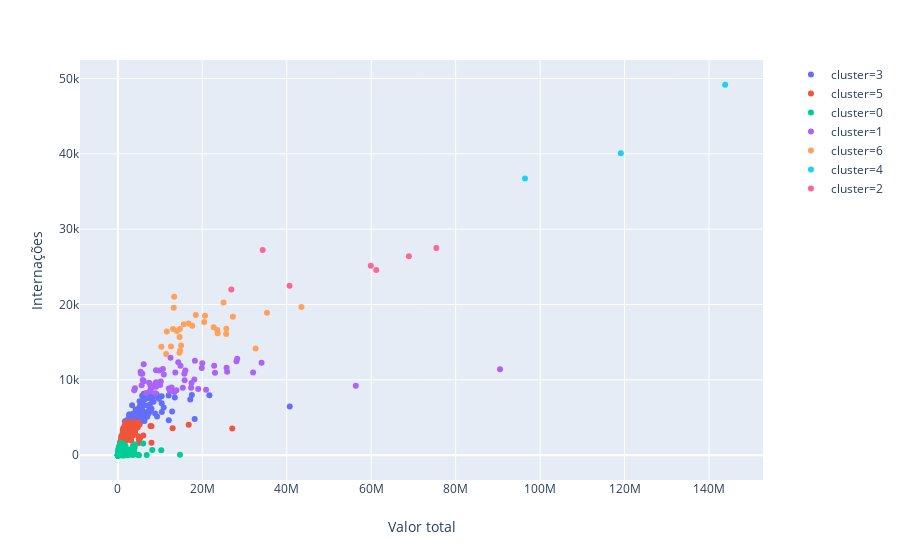

The code cell stored with this chart in its notebook:
### Code cell
var1 = 'Valor total'
var2 = 'Internações'


mask = df_hospitais_ano_g['ano']=='2018'

px.scatter(df_hospitais_ano_g[mask], x = var1, y=var2,  color='cluster', hover_name='hospital')

### Figure 1 — Plotly figure (JSON) as saved in the notebook; plotly's stock layout.template omitted (floating-point values rounded to 4 significant figures; data arrays with more than 128 entries replaced by an {"elided": "..."} marker saying what was removed)
{"data": [{"hoverlabel": {"namelength": 0}, "hovertemplate": "<b>%{hovertext}</b><br><br>cluster=3<br>Valor total=%{x}<br>Internações=%{y}", "hovertext": ["A C CAMARGO CANCER CENTER", "AME DR LUIZ ROBERTO BARRADAS BARATA SAO PAULO", "BP HOSPITAL FILANTROPICO", "CASA DE SAUDE STELLA MARIS", "CENTRO DE REF DA SAUDE DA MULHER DE R PRETO MATER", "CENTRO DE REFERENCIA DA SAUDE DA MULHER SAO PAULO", "COMPLEXO HOSPITALAR MARCIA E MARIA BRAIDO", "COMPLEXO HOSPITALAR PADRE BENTO DE GUARULHOS", "COMPLEXO HOSPITALAR PREFEITO EDIVALDO ORSI", "HCFAMEMA HOSP CLINICO CIRURGICO", "HCFAMEMA UNIDADE MATERNO INFANTIL", "HOSP DA STA CASA DE STO AMARO", "HOSP DE TRANSPLANT DO EST DE SP EURYCLIDES DE JESUS ZERBINI", "HOSP ESCOLA EMILIO CARLOS CATANDUVA", "HOSP MONUMENTO CEHM", "HOSP MUN DR IGNACIO PROENCA DE GOUVEA", "HOSP MUN DR JOSE SOARES HUNGRIA", "HOSP MUN GILSON DE CASSIA MARQUES DE CARVALHO", "HOSP MUN INFANTIL MENINO JESUS", "HOSP MUN TIDE SETUBAL", "HOSP MUNICIPAL DE URGENCIAS HMU", "HOSP NSRA DO PARI", "HOSPITAL CARLOS FERNANDO MALZONI MATAO", "HOSPITAL DA MULHER MARIA JOSE DOS SANTOS STEIN", "HOSPITAL DE CLINICAS DE SAO SEBASTIAO", "HOSPITAL DE CLINICAS MUNICIPAL", "HOSPITAL DO RIM E HIPERTENSAO", "HOSPITAL DR LEO ORSI BERNARDES ITAPETININGA", "HOSPITAL E MATERNIDADE LEONOR MENDES DE BARROS SAO PAULO", "HOSPITAL E MATERNIDADE MUNICIPAL GOVERNADOR MARIO COVAS", "HOSPITAL E MATERNIDADE SAO JOSE SERTAOZINHO", "HOSPITAL ESTADUAL AMERICO BRASILIENSE", "HOSPITAL ESTADUAL DE RIB PRETO DR CARLOS EDUARDO MARTINELLI", "HOSPITAL ESTADUAL DR ALBANO DA FRANCA ROCHA SOBRINHO", "HOSPITAL ESTADUAL JOAO PAULO II SAO JOSE DO RIO PRETO", "HOSPITAL ESTADUAL PROF CARLOS DA SILVA LACAZ FCO MORATO", "HOSPITAL GUILHERME ALVARO SANTOS", "HOSPITAL HELIOPOLIS UNIDADE DE GESTAO ASSISTENCIAL I SP", "HOSPITAL MATERNIDADE AMADOR AGUIAR", "HOSPITAL MATERNIDADE INTERLAGOS", "HOSPITAL MUNICIPAL DE DIADEMA HMD", "HOSPITAL MUNICIPAL DE PAULINIA", "HOSPITAL MUNICIPAL DE SAO VICENTE", "HOSPITAL MUNICIPAL DR WALDEMAR TEBALDI", "HOSPITAL REGIONAL DE ASSIS", "HOSPITAL REGIONAL SUL SAO PAULO", "HOSPITAL SANTA BARBARA", "HOSPITAL SANTA LUCINDA SOROCABA", "HOSPITAL SAO FRANCISCO DE ASSIS", "HOSPITAL SAO JOAO REGISTRO", "HOSPITAL SAO LUIZ DE ARARAS", "HOSPITAL SAO VICENTE", "IRMANDADE DA SANTA CASA DE MISERICORDIA LORENA", "MATERNIDADE DE CAMPINAS", "MATERNIDADE SANTA ISABEL", "SANTA CASA DE ASSIS", "SANTA CASA DE AVARE", "SANTA CASA DE FERNANDOPOLIS", "SANTA CASA DE ITU", "SANTA CASA DE LEME", "SANTA CASA DE MARILIA", "SANTA CASA DE MISERICORDIA DE BRAGANCA PAULISTA", "SANTA CASA DE MISERICORDIA DE GUARATINGUETA", "SANTA CASA DE MISERICORDIA DE ITATIBA", "SANTA CASA DE MISERICORDIA DE JACAREI", "SANTA CASA DE MISERICORDIA DE JALES", "SANTA CASA DE MISERICORDIA DE TATUI", "SANTA CASA DE MISERICORDIA DONA CAROLINA MALHEIROS SJBV", "SANTA CASA DE MOCOCA MOCOCA", "SANTA CASA DE MOGI GUACU", "SANTA CASA DE PENAPOLIS", "SANTA CASA DE RIO CLARO", "SANTA CASA DE SUZANO", "SANTA CASA DE TAQUARITINGA", "SANTA CASA DE TUPA", "SANTA CASA HOSP DR ARISTOTELES OLIVEIRA MARTINS PRES PRUDENT"], "legendgroup": "cluster=3", "marker": {"color": "#636efa", "symbol": "circle"}, "mode": "markers", "name": "cluster=3", "showlegend": true, "type": "scatter", "x": [12840000.0, 3364000.0, 5507000.0, 8486000.0, 2604000.0, 7270000.0, 7966000.0, 4325000.0, 12020000.0, 17510000.0, 6292000.0, 7977000.0, 21670000.0, 6431000.0, 1664000.0, 4966000.0, 5237000.0, 10370000.0, 4758000.0, 6065000.0, 3638000.0, 7283000.0, 10850000.0, 7183000.0, 3906000.0, 17130000.0, 40700000.0, 5739000.0, 7812000.0, 2749000.0, 8451000.0, 5695000.0, 2634000.0, 7576000.0, 5124000.0, 5084000.0, 7586000.0, 5710000.0, 7230000.0, 4216000.0, 6124000.0, 3633000.0, 4483000.0, 4711000.0, 6954000.0, 6366000.0, 5329000.0, 13490000.0, 8819000.0, 2143000.0, 10400000.0, 4002000.0, 5839000.0, 9178000.0, 4989000.0, 4404000.0, 6855000.0, 4455000.0, 9280000.0, 3537000.0, 18180000.0, 4676000.0, 5987000.0, 3989000.0, 6212000.0, 5085000.0, 4164000.0, 5863000.0, 4467000.0, 9704000.0, 2652000.0, 10370000.0, 5891000.0, 2332000.0, 5755000.0, 12040000.0], "xaxis": "x", "y": [5815, 6626, 6776, 7782, 4892, 5554, 6179, 5313, 7925, 7990, 4534, 7382, 7960, 5674, 4526, 5742, 6580, 7842, 6043, 7425, 5504, 5900, 6335, 6594, 5564, 7397, 6454, 7894, 7781, 5449, 7106, 6900, 5297, 6703, 7172, 5271, 5819, 6809, 7798, 6074, 8172, 5315, 5525, 4649, 5115, 6627, 5478, 7660, 5555, 4652, 5729, 4837, 5901, 8098, 6275, 4880, 7527, 5031, 5132, 4538, 4805, 5533, 4564, 4565, 7367, 5267, 5190, 5760, 5875, 7512, 4671, 6911, 5015, 4630, 6416, 4634], "yaxis": "y"}, {"hoverlabel": {"namelength": 0}, "hovertemplate": "<b>%{hovertext}</b><br><br>cluster=5<br>Valor total=%{x}<br>Internações=%{y}", "hovertext": {"elided": "138 str values"}, "legendgroup": "cluster=5", "marker": {"color": "#EF553B", "symbol": "circle"}, "mode": "markers", "name": "cluster=5", "showlegend": true, "type": "scatter", "x": {"elided": "138 float values"}, "xaxis": "x", "y": {"elided": "138 int values"}, "yaxis": "y"}, {"hoverlabel": {"namelength": 0}, "hovertemplate": "<b>%{hovertext}</b><br><br>cluster=0<br>Valor total=%{x}<br>Internações=%{y}", "hovertext": {"elided": "441 str values"}, "legendgroup": "cluster=0", "marker": {"color": "#00cc96", "symbol": "circle"}, "mode": "markers", "name": "cluster=0", "showlegend": true, "type": "scatter", "x": {"elided": "441 float values"}, "xaxis": "x", "y": {"elided": "441 int values"}, "yaxis": "y"}, {"hoverlabel": {"namelength": 0}, "hovertemplate": "<b>%{hovertext}</b><br><br>cluster=1<br>Valor total=%{x}<br>Internações=%{y}", "hovertext": ["CENTRO HOSPITALAR DE SANTO ANDRE DR NEWTON DA COSTA BRANDAO", "COMPLEXO HOSPITALAR IRMA DULCE O S S", "CONJUNTO HOSPITALAR SOROCABA", "FUNDACAO PIO XII BARRETOS", "HC DA FMUSP INSTITUTO DO CORACAO INCOR SAO PAULO", "HORA CERTA MOVEL CIRURGICO CIES", "HOSP MUN DR ARTHUR RIBEIRO DE SABOYA", "HOSP MUN DR CARMINO CARICCHIO", "HOSP MUN MAT ESC DR MARIO DE MORAES A SILVA", "HOSP MUN PROF DR WALDOMIRO DE PAULA", "HOSPITAL AMARAL CARVALHO JAU", "HOSPITAL AMPARO MATERNAL", "HOSPITAL ANCHIETA", "HOSPITAL AUGUSTO DE OLIVEIRA CAMARGO", "HOSPITAL DE BASE DE BAURU", "HOSPITAL DE CLINICAS DR RADAMES NARDINI", "HOSPITAL DOS FORNECEDORES DE CANA DE PIRACICABA", "HOSPITAL DR LEOPOLDO BEVILACQUA", "HOSPITAL DR OSIRIS FLORINDO COELHO FERRAZ DE VASCONCELOS", "HOSPITAL E PRONTO SOCORRO CENTRAL", "HOSPITAL ESTADUAL MARIO COVAS DE SANTO ANDRE", "HOSPITAL GERAL DE SAO MATEUS SAO PAULO", "HOSPITAL GERAL DE VILA NOVA CACHOEIRINHA SAO PAULO", "HOSPITAL GERAL DE VILA PENTEADO DR JOSE PANGELLA SAO PAULO", "HOSPITAL GERAL JESUS TEIXEIRA DA COSTA GUAIANASES SAO PAULO", "HOSPITAL IMACULADA CONCEICAO RIBEIRAO PRETO", "HOSPITAL KATIA DE SOUZA RODRIGUES TAIPASSP SAO PAULO", "HOSPITAL MATERNIDADE JESUS JOSE E MARIA", "HOSPITAL MUNICIPAL ANTONIO GIGLIO", "HOSPITAL MUNICIPAL DR MARIO GATTI CAMPINAS", "HOSPITAL MUNICIPAL PIMENTAS BONSUCESSO MANUEL DE PAIVA", "HOSPITAL MUNICIPAL UNIVERSITARIO", "HOSPITAL NOSSA SENHORA APARECIDA", "HOSPITAL PADRE ALBINO CATANDUVA", "HOSPITAL REGIONAL DE JUNDIAI", "HOSPITAL REGIONAL DO VALE DO PARAIBA", "HOSPITAL REGIONAL JORGE ROSSMANN DE ITANHAEM", "HOSPITAL SANTO AMARO", "HOSPITAL SAO LUIZ GONZAGA", "HOSPITAL UNIVERSITARIO DA USP SAO PAULO", "HOSPITAL UNIVERSITARIO DE TAUBATE", "HOSPITAL UNIVERSITARIO SAO FRANCISCO NA PROVIDENCIA DE DEUS", "HU HOSPITAL UNIVERSITARIO", "INSTITUTO DANTE PAZZANESE DE CARDIOLOGIA IDPC SAO PAULO", "PS E MATERNIDADE NAIR FONSECA LEITAO ARANTES", "SANTA CASA DE ARACATUBA HOSPITAL SAGRADO CORACAO DE JESUS", "SANTA CASA DE ARARAQUARA", "SANTA CASA DE BARRETOS", "SANTA CASA DE JAU", "SANTA CASA DE LIMEIRA", "SANTA CASA DE MISERICORDIA DE ITAPEVA", "SANTA CASA DE OURINHOS", "SANTA CASA DE PINDAMONHANGABA", "SANTA CASA DE PIRACICABA", "SANTA CASA DE RIBEIRAO PRETO", "SANTA CASA DE SANTOS", "SANTA CASA DE SAO CARLOS", "SANTA CASA DE VOTUPORANGA", "UNIDADE DE GESTAO ASSISTENCIAL II HOSPITAL IPIRANGA SP"], "legendgroup": "cluster=1", "marker": {"color": "#ab63fa", "symbol": "circle"}, "mode": "markers", "name": "cluster=1", "showlegend": true, "type": "scatter", "x": [19870000.0, 10150000.0, 22800000.0, 19020000.0, 90510000.0, 4046000.0, 9021000.0, 15980000.0, 14300000.0, 8840000.0, 32020000.0, 6703000.0, 12330000.0, 9927000.0, 15800000.0, 10650000.0, 18100000.0, 9045000.0, 6127000.0, 7679000.0, 28260000.0, 7640000.0, 5782000.0, 5884000.0, 7406000.0, 12050000.0, 5468000.0, 10870000.0, 7782000.0, 15740000.0, 8926000.0, 9013000.0, 12460000.0, 20880000.0, 5372000.0, 34020000.0, 5622000.0, 13600000.0, 6112000.0, 9062000.0, 13360000.0, 17430000.0, 7723000.0, 56350000.0, 3864000.0, 28080000.0, 17330000.0, 15380000.0, 14830000.0, 22990000.0, 10000000.0, 13860000.0, 8193000.0, 25740000.0, 19990000.0, 25860000.0, 18240000.0, 12720000.0, 9772000.0], "xaxis": "x", "y": [11590, 9774, 11868, 8776, 11414, 8881, 11268, 11245, 12340, 9516, 10967, 8251, 8528, 9493, 9943, 11437, 10041, 9673, 9833, 8548, 12799, 8507, 10814, 9987, 9637, 8863, 10852, 10720, 8757, 10807, 8219, 9105, 12932, 8708, 11092, 12283, 9280, 10973, 12062, 9232, 8408, 9597, 9196, 9211, 8611, 12485, 8943, 8952, 11884, 10957, 9313, 8617, 9049, 11609, 12197, 11095, 12542, 8996, 11259], "yaxis": "y"}, {"hoverlabel": {"namelength": 0}, "hovertemplate": "<b>%{hovertext}</b><br><br>cluster=6<br>Valor total=%{x}<br>Internações=%{y}", "hovertext": ["CONJUNTO HOSPITALAR DO MANDAQUI SAO PAULO", "HCSVP HOSPITAL SAO VICENTE", "HOSP MUN CARMEN PRUDENTE", "HOSP MUN FERNANDO MAURO PIRES DA ROCHA", "HOSP MUN M BOI MIRIM", "HOSP MUN PROFESSOR DR ALIPIO CORREA NETTO", "HOSP MUN VER JOSE STOROPOLLI", "HOSPITAL DAS CLINICAS LUZIA DE PINHO MELO MOGI DAS CRUZES", "HOSPITAL E MATERNIDADE CELSO PIERRO", "HOSPITAL ESTADUAL BAURU", "HOSPITAL ESTADUAL DE DIADEMA HOSPITAL SERRARIA", "HOSPITAL ESTADUAL DE SAPOPEMBA SAO PAULO", "HOSPITAL ESTADUAL DE VILA ALPINA ORG SOCIAL SECONCI SAO PAUL", "HOSPITAL ESTADUAL SUMARE", "HOSPITAL GERAL DE CARAPICUIBA", "HOSPITAL GERAL DE GUARULHOS PROF DR WALDEMAR DE CARVALHO", "HOSPITAL GERAL DE ITAPECERICA DA SERRA", "HOSPITAL GERAL DE ITAPEVI", "HOSPITAL GERAL DE ITAQUAQUECETUBA", "HOSPITAL GERAL DE PEDREIRA", "HOSPITAL GERAL DO GRAJAU PROF LIBER JOHN ALPHONSE DI DIO SP", "HOSPITAL GERAL PIRAJUSSARA TABOAO DA SERRA", "HOSPITAL GERAL SANTA MARCELINA DE ITAIM PAULISTA SAO PAULO", "HOSPITAL MUNICIPAL DE BARUERI DR FRANCISCO MORAN", "HOSPITAL REGIONAL DE COTIA", "HOSPITAL SAO PAULO HOSPITAL DE ENSINO DA UNIFESP SAO PAULO", "SANTA CASA DE FRANCA", "SANTA CASA DE MISERICORDIA DE SAO JOSE DO RIO PRETO", "SANTA CASA DE SOROCABA"], "legendgroup": "cluster=6", "marker": {"color": "#FFA15A", "symbol": "circle"}, "mode": "markers", "name": "cluster=6", "showlegend": true, "type": "scatter", "x": [25020000.0, 25650000.0, 11580000.0, 14680000.0, 13330000.0, 14580000.0, 11430000.0, 22690000.0, 32620000.0, 25670000.0, 14730000.0, 14600000.0, 20430000.0, 23640000.0, 20630000.0, 18450000.0, 13060000.0, 15610000.0, 12580000.0, 13210000.0, 17610000.0, 27240000.0, 13980000.0, 16740000.0, 10290000.0, 43470000.0, 35310000.0, 23540000.0, 14970000.0], "xaxis": "x", "y": [20258, 16099, 16410, 16765, 21040, 13590, 13442, 16979, 14150, 16779, 13874, 15686, 17667, 16198, 18501, 18604, 16765, 17391, 14426, 19572, 17191, 18377, 16483, 17494, 14401, 19660, 18926, 16629, 14564], "yaxis": "y"}, {"hoverlabel": {"namelength": 0}, "hovertemplate": "<b>%{hovertext}</b><br><br>cluster=4<br>Valor total=%{x}<br>Internações=%{y}", "hovertext": ["HC DA FMUSP HOSPITAL DAS CLINICAS SAO PAULO", "HOSPITAL DAS CLINICAS FAEPA RIBEIRAO PRETO", "HOSPITAL DE BASE DE SAO JOSE DO RIO PRETO"], "legendgroup": "cluster=4", "marker": {"color": "#19d3f3", "symbol": "circle"}, "mode": "markers", "name": "cluster=4", "showlegend": true, "type": "scatter", "x": [143800000.0, 96420000.0, 119100000.0], "xaxis": "x", "y": [49165, 36740, 40078], "yaxis": "y"}, {"hoverlabel": {"namelength": 0}, "hovertemplate": "<b>%{hovertext}</b><br><br>cluster=2<br>Valor total=%{x}<br>Internações=%{y}", "hovertext": ["HOSP STA MARCELINA SAO PAULO", "HOSPITAL DAS CLINICAS DA UNICAMP DE CAMPINAS", "HOSPITAL DAS CLINICAS DE BOTUCATU", "HOSPITAL DOMINGOS LEONARDO CERAVOLO PRESIDENTE PRUDENTE", "HOSPITAL MUNICIPAL DR JOSE DE CARVALHO FLORENCE", "INSTITUTO DO CANCER DO ESTADO DE SAO PAULO", "SANTA CASA DE SAO PAULO HOSPITAL CENTRAL SAO PAULO"], "legendgroup": "cluster=2", "marker": {"color": "#FF6692", "symbol": "circle"}, "mode": "markers", "name": "cluster=2", "showlegend": true, "type": "scatter", "x": [68910000.0, 75410000.0, 59900000.0, 34290000.0, 26860000.0, 40660000.0, 61200000.0], "xaxis": "x", "y": [26392, 27495, 25140, 27240, 21991, 22486, 24576], "yaxis": "y"}], "layout": {"autosize": true, "legend": {"tracegroupgap": 0}, "margin": {"t": 60}, "xaxis": {"anchor": "y", "autorange": true, "domain": [0, 0.98], "range": [-8601000.0, 152400000.0], "title": {"text": "Valor total"}, "type": "linear"}, "yaxis": {"anchor": "x", "autorange": true, "domain": [0, 1], "range": [-3486.0, 52650.0], "title": {"text": "Internações"}, "type": "linear"}}}
